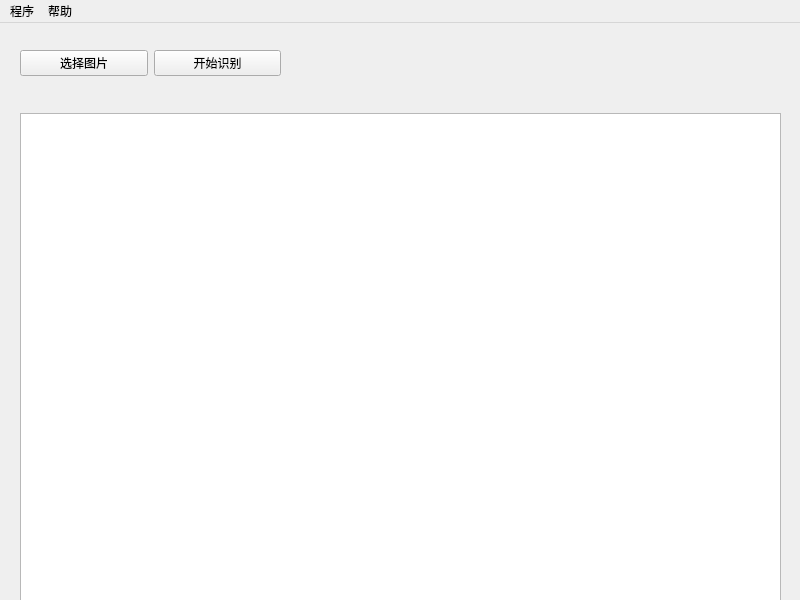
<?xml version="1.0" encoding="UTF-8"?>
<ui version="4.0">
 <class>MainWindow</class>
 <widget class="QMainWindow" name="MainWindow">
  <property name="geometry">
   <rect>
    <x>0</x>
    <y>0</y>
    <width>800</width>
    <height>600</height>
   </rect>
  </property>
  <property name="contextMenuPolicy">
   <enum>Qt::ActionsContextMenu</enum>
  </property>
  <property name="windowTitle">
   <string>OCR文字识别</string>
  </property>
  <widget class="QWidget" name="centralWidget">
   <widget class="QTextEdit" name="textEdit">
    <property name="geometry">
     <rect>
      <x>20</x>
      <y>90</y>
      <width>761</width>
      <height>501</height>
     </rect>
    </property>
    <property name="contextMenuPolicy">
     <enum>Qt::ActionsContextMenu</enum>
    </property>
   </widget>
   <widget class="QWidget" name="horizontalLayoutWidget_2">
    <property name="geometry">
     <rect>
      <x>20</x>
      <y>0</y>
      <width>261</width>
      <height>80</height>
     </rect>
    </property>
    <layout class="QHBoxLayout" name="horizontalLayout_2">
     <item>
      <widget class="QPushButton" name="pushButton_choose_img">
       <property name="text">
        <string>选择图片</string>
       </property>
      </widget>
     </item>
     <item>
      <widget class="QPushButton" name="pushButton_start_ocr">
       <property name="text">
        <string>开始识别</string>
       </property>
      </widget>
     </item>
    </layout>
   </widget>
  </widget>
  <widget class="QMenuBar" name="menuBar">
   <property name="geometry">
    <rect>
     <x>0</x>
     <y>0</y>
     <width>800</width>
     <height>26</height>
    </rect>
   </property>
   <widget class="QMenu" name="menu">
    <property name="title">
     <string>程序</string>
    </property>
    <addaction name="action_quit"/>
   </widget>
   <widget class="QMenu" name="menu_2">
    <property name="title">
     <string>帮助</string>
    </property>
    <addaction name="action_help_2"/>
    <addaction name="action_about_2"/>
   </widget>
   <addaction name="menu"/>
   <addaction name="menu_2"/>
  </widget>
  <action name="action_help">
   <property name="text">
    <string>帮助</string>
   </property>
  </action>
  <action name="action_abou">
   <property name="text">
    <string>关于</string>
   </property>
  </action>
  <action name="action_quit">
   <property name="text">
    <string>退出</string>
   </property>
  </action>
  <action name="action_help_2">
   <property name="text">
    <string>使用说明</string>
   </property>
  </action>
  <action name="action_about_2">
   <property name="text">
    <string>关于</string>
   </property>
  </action>
 </widget>
 <resources>
  <include location="E:/Software/program/Anaconda3/envs/env1/Scripts/imgs.qrc"/>
 </resources>
 <connections/>
</ui>
